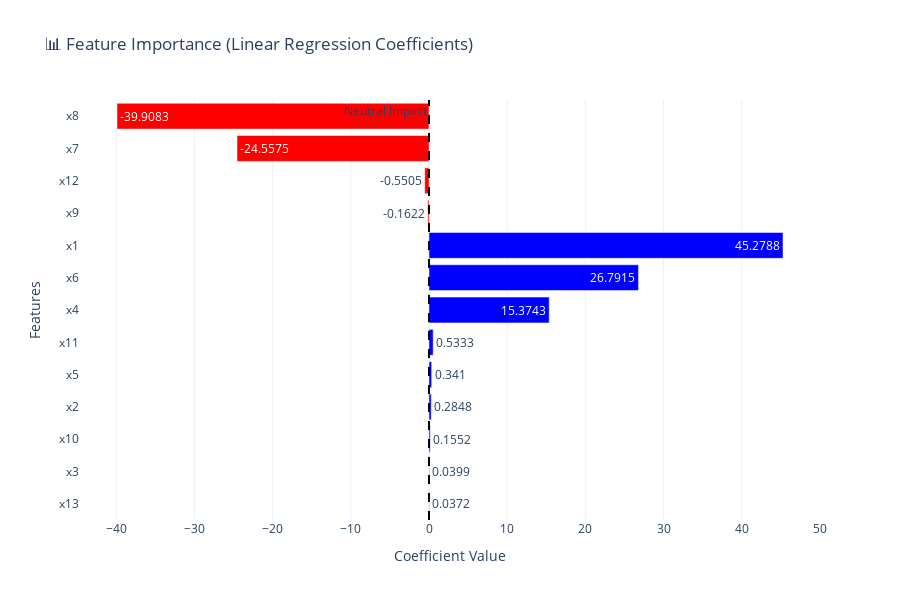

Write notebook code for a chart like this one.
### Markdown cell above
In this code, the feature important scoeres was extracted from the trained Linear Regression model and store them in a DataFrame. To enhance readability, we sort the features in ascending order based on their importance.

### Code cell
# Compute feature importance
lr_coefficients = lr_model.coef_
lr_importance_df = pd.DataFrame({"Feature": X.columns, "Coefficient": lr_coefficients})

# Sorting by absolute coefficient value
lr_importance_df["Abs_Coefficient"] = lr_importance_df["Coefficient"].abs()
lr_importance_df = lr_importance_df.sort_values(by="Abs_Coefficient", ascending=True)  # Sorted for better visualization

# Define color mapping (Positive = Blue, Negative = Red)
lr_importance_df["Impact"] = ["Positive" if coef > 0 else "Negative" for coef in lr_importance_df["Coefficient"]]

# Create an interactive bar chart
fig = px.bar(
    lr_importance_df,
    x="Coefficient",
    y="Feature",
    orientation="h",
    color="Impact",
    color_discrete_map={"Positive": "blue", "Negative": "red"},
    title="📊 Feature Importance (Linear Regression Coefficients)",
    text=lr_importance_df["Coefficient"].round(4),  # Show values
)

# Add reference line at 0
fig.add_vline(x=0, line=dict(color="black", dash="dash"), annotation_text="Neutral Impact", annotation_position="top left")

# Update layout for better visibility
fig.update_layout(
    template="plotly_white",
    height=600,
    width=900,
    showlegend=False,
    xaxis_title="Coefficient Value",
    yaxis_title="Features",
)

# Show interactive plot
fig.show()

### Figure 1 — Plotly figure (JSON) as saved in the notebook; plotly's stock layout.template omitted (floating-point values rounded to 4 significant figures)
{"data": [{"alignmentgroup": "True", "hovertemplate": "Impact=Positive<br>Coefficient=%{x}<br>Feature=%{y}<br>text=%{text}<extra></extra>", "legendgroup": "Positive", "marker": {"color": "blue", "pattern": {"shape": ""}}, "name": "Positive", "offsetgroup": "Positive", "orientation": "h", "showlegend": true, "text": [0.0372, 0.0399, 0.1552, 0.2848, 0.341, 0.5333, 15.37, 26.79, 45.28], "textposition": "auto", "type": "bar", "x": [0.03723, 0.03995, 0.1552, 0.2848, 0.341, 0.5333, 15.37, 26.79, 45.28], "xaxis": "x", "y": ["x13", "x3", "x10", "x2", "x5", "x11", "x4", "x6", "x1"], "yaxis": "y"}, {"alignmentgroup": "True", "hovertemplate": "Impact=Negative<br>Coefficient=%{x}<br>Feature=%{y}<br>text=%{text}<extra></extra>", "legendgroup": "Negative", "marker": {"color": "red", "pattern": {"shape": ""}}, "name": "Negative", "offsetgroup": "Negative", "orientation": "h", "showlegend": true, "text": [-0.1622, -0.5505, -24.56, -39.91], "textposition": "auto", "type": "bar", "x": [-0.1622, -0.5505, -24.56, -39.91], "xaxis": "x", "y": ["x9", "x12", "x7", "x8"], "yaxis": "y"}], "layout": {"annotations": [{"showarrow": false, "text": "Neutral Impact", "x": 0, "xanchor": "right", "xref": "x", "y": 1, "yanchor": "top", "yref": "y domain"}], "barmode": "relative", "height": 600, "legend": {"title": {"text": "Impact"}, "tracegroupgap": 0}, "shapes": [{"line": {"color": "black", "dash": "dash"}, "type": "line", "x0": 0, "x1": 0, "xref": "x", "y0": 0, "y1": 1, "yref": "y domain"}], "showlegend": false, "title": {"text": "📊 Feature Importance (Linear Regression Coefficients)"}, "width": 900, "xaxis": {"anchor": "y", "autorange": true, "domain": [0, 1], "range": [-44.64, 50.01], "title": {"text": "Coefficient Value"}, "type": "linear"}, "yaxis": {"anchor": "x", "autorange": true, "domain": [0, 1], "range": [-0.5, 12.5], "title": {"text": "Features"}, "type": "category"}}}
